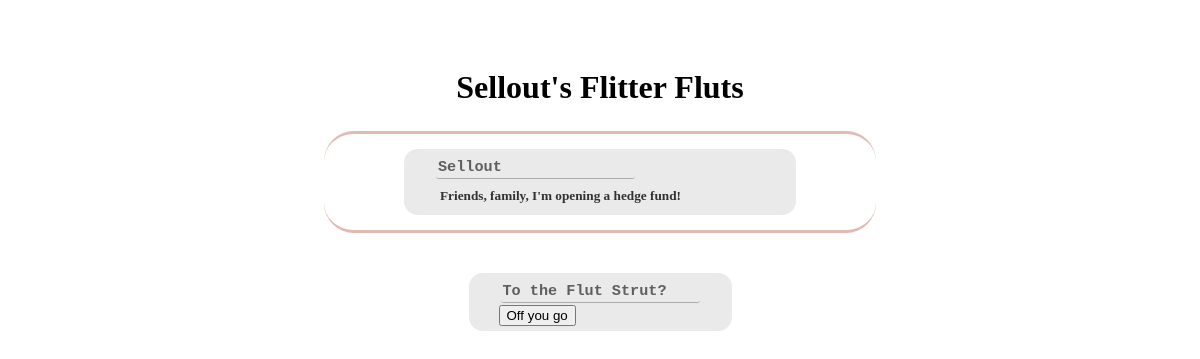
Page //Sellout on the committed database.
### flutter/models.py (models this page shows, shortened)
class Flut(models.Model):
    user_name = models.TextField(max_length=20, default='Flutter User')
    flut_text = models.TextField(max_length=140, default='Flitter flut flit fleet flot flippidy fleek fleeb, flibber flabber flip flop.')
    time_stamp = models.DateTimeField(default=timezone.now)

### flutter/views.py (the view)
# urls.py: url(r'^/(?P<user_name>.+)$', views.render_user_page, name="user page"),
def render_user_page(request, user_name):
    fluts_to_user = logic.get_all_fluts_for_user(user_name)
    template_args = {
        'user_name': user_name,
        'fluts_to_user': fluts_to_user,
    }
    return render(request, 'flutter/user_page.html', template_args)

### flutter/logic.py (called while the page is built)
def get_all_fluts_for_user(user_name):
    return models.Flut.objects.filter(user_name=user_name)

### flutter/templates/flutter/user_page.html (shortened to what this page needs)
{% load staticfiles %}
<!DOCTYPE html>
<html>
  <head>
    <link href="{% static 'flutter/style.css' %}" rel="stylesheet">
  </head>
  <body>
    <h1>{{ user_name }}'s Flitter Fluts</h1>
    <div>
      {% for user_flut in fluts_to_user %}
      <section>
        <h3>{{ user_flut.user_name }}</h3>
        <h5>{{ user_flut.flut_text }}</h5>
      </section>
      {% endfor %}
    </div>
    <div class="footer-div">
      <section>
        <form action="{% url 'index' %}">
          <h3>To the Flut Strut?</h3>
          <input type="submit" value="Off you go">
        </form>
      </section>
    </div>
  </body>
</html>

### flutter/static/flutter/style.css (style rules this page uses)
body { padding: 40px; }
h1 { text-align: center; }
div { display: flex; flex-direction: column-reverse; margin: 25px 25%; padding: 5px; border: 3.5px rgba(150, 30, 5, 0.3); border-style: solid none; border-radius: 30px; }
section { margin: 10px 75px; padding: 5px 30px; background-color: rgba(30, 30, 30, 0.09); border: 2px rgba(20, 20, 1300, 0.2); border-radius: 14px; }
h3 { margin: 2px; padding: 2px; width: 195px; border: 1px rgba(30, 30, 30, 0.3); border-style: none none solid none; border-radius: 3px; font-family: monospace; font-weight: bold; color: rgba(60, 60, 60, 0.8); }
h5 { margin: 3px; padding: 6px 3px 3px 3px; font-family: serif; color: rgba(30, 30, 30, 0.9); }
.footer-div { border: none; flex-direction: row; justify-content: center; }

### rows in the picture
Flut: user_name "Sellout", flut_text "Friends, family, I'm opening a hedge fund!"
